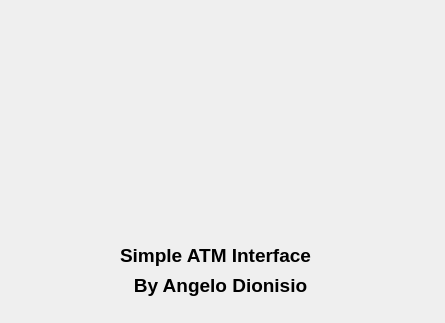
<?xml version="1.0" encoding="UTF-8"?>
<ui version="4.0">
 <class>Dialog</class>
 <widget class="QDialog" name="Dialog">
  <property name="geometry">
   <rect>
    <x>0</x>
    <y>0</y>
    <width>445</width>
    <height>323</height>
   </rect>
  </property>
  <property name="windowTitle">
   <string>Splashcreen</string>
  </property>
  <widget class="QLabel" name="label_2">
   <property name="geometry">
    <rect>
     <x>120</x>
     <y>270</y>
     <width>201</width>
     <height>31</height>
    </rect>
   </property>
   <property name="font">
    <font>
     <pointsize>14</pointsize>
     <weight>75</weight>
     <bold>true</bold>
    </font>
   </property>
   <property name="text">
    <string>By Angelo Dionisio</string>
   </property>
   <property name="alignment">
    <set>Qt::AlignCenter</set>
   </property>
  </widget>
  <widget class="QLabel" name="label_4">
   <property name="geometry">
    <rect>
     <x>0</x>
     <y>-10</y>
     <width>461</width>
     <height>251</height>
    </rect>
   </property>
   <property name="styleSheet">
    <string notr="true">background-color: qlineargradient(spread:pad, x1:0, y1:0, x2:1, y2:1, stop:0 rgba(0, 0, 0, 0), stop:1 rgba(0, 0, 0, 0));</string>
   </property>
   <property name="text">
    <string>&lt;html&gt;&lt;head/&gt;&lt;body&gt;&lt;p&gt;&lt;img src=&quot;ui/res/smallABDnobg.png&quot;/&gt;&lt;/p&gt;&lt;/body&gt;&lt;/html&gt;</string>
   </property>
  </widget>
  <widget class="QLabel" name="label_3">
   <property name="geometry">
    <rect>
     <x>100</x>
     <y>240</y>
     <width>231</width>
     <height>31</height>
    </rect>
   </property>
   <property name="font">
    <font>
     <pointsize>14</pointsize>
     <weight>75</weight>
     <bold>true</bold>
    </font>
   </property>
   <property name="text">
    <string>Simple ATM Interface</string>
   </property>
   <property name="alignment">
    <set>Qt::AlignCenter</set>
   </property>
  </widget>
 </widget>
 <resources/>
 <connections/>
</ui>
